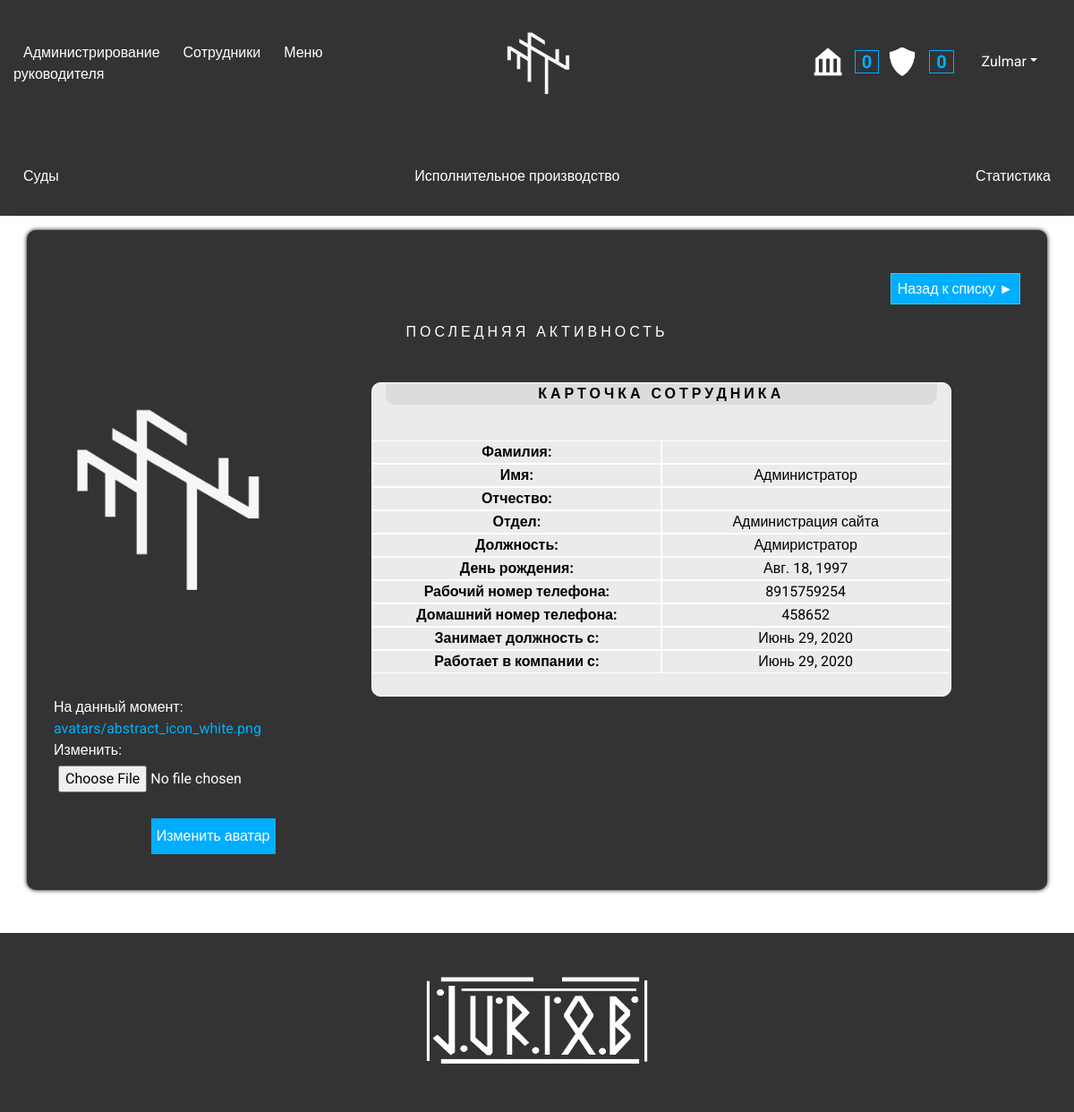
Page /profiles/2/ (signed in) on the committed database.
### profiles/models.py (models this page shows, shortened)
class Profiles(models.Model):
    user = models.OneToOneField(User, on_delete=models.CASCADE)
    surname = models.CharField(max_length=100, blank=True)
    name = models.CharField(max_length=100, blank=True, default = "Новый пользователь, добавьте информацию в профиль")
    fathers_name = models.CharField(max_length=100, blank=True)
    birthday = models.DateField(blank=True, null = True)
    icq = models.CharField(max_length=30, blank=True)
    skype = models.CharField(max_length=30, blank=True)
    phone_number_job = models.CharField(max_length=30, blank=True, null = True)
    phone_number_home = models.CharField(max_length=30, blank=True, null = True)
    position = models.ForeignKey(Position, on_delete = models.CASCADE, null = True)
    position_date = models.DateField(blank=True, null = True)
    work_is_date = models.DateField(blank=True, null = True)
    department = models.ForeignKey(Department, on_delete = models.CASCADE, null = True)
    avatar = models.ImageField(upload_to='avatars', default = None)
    is_online = models.BooleanField(default=False)
    only_their_courts = models.BooleanField(default=False)
    courts_common_jurisdiction = models.BooleanField(default=False)

class Department(models.Model):
    department = models.CharField(max_length=70, blank=True)
    def __str__(self):
        return self.department

class Position(models.Model):
    position = models.CharField(max_length=70, blank=True, null = True)
    def __str__(self):
        return self.position

### profiles/views.py (the view)
@permission_required('profiles.view_profiles')
def profile_detail(request, pk):
    if request.user.is_authenticated:
        profile = get_object_or_404(Profiles, pk=pk)
        user_activity = OnlineUserActivity.objects.get(user_id=profile.user.id)
        if request.method == "POST":
            form = ProfileForm(request.POST, request.FILES, instance=profile)
            if form.is_valid():
                form = form.save(commit=False)
                profile.save()
                return redirect(profile_detail, pk)
        else:
            form = ProfileForm(instance=profile)
        courts_read_count = Courts.objects.filter(Q(arhive=False) & Q(is_complete=True))
        execution_read_count = Executions.objects.filter(arhive=False)
        try:
            supervisor = Supervisor.objects.get(court_author_vision=True)
            if supervisor.court_author_vision == True:
                courts_read_count = Courts.objects.filter(
                    Q(author=request.user) | Q(responsible=request.user) | Q(observer=request.user) & (Q(arhive=False) & Q(is_complete=True)))
        except ObjectDoesNotExist:
            courts_read_count = Courts.objects.filter(Q(arhive=False) & Q(is_complete=True))
        if request.user.is_staff | request.user.is_superuser:
            courts_read_count = Courts.objects.filter(Q(arhive=False) & Q(is_complete=True))
        unread_courts_count = 0
        for court_obj in courts_read_count:
            for user_court_item in court_obj.read_court_users.all():
                if user_court_item == request.user:
                    unread_courts_count = unread_courts_count + 1
        try:
            supervisor = Supervisor.objects.get(ex_author_vision=True)
            if supervisor.ex_author_vision == True:
                execution_read_count = Executions.objects.filter(
                    Q(author=request.user) | Q(responsible=request.user) | Q(observer=request.user) & Q(
                        arhive=False))
        except ObjectDoesNotExist:
            execution_read_count = Executions.objects.filter(arhive=False)
        if request.user.is_staff | request.user.is_superuser:
            execution_read_count = Executions.objects.filter(arhive=False)
        unread_executions_count = 0
        for ex_obj in execution_read_count:
            for user_ex_item in ex_obj.read_execution_users.all():
                if user_ex_item == request.user:
                    unread_executions_count = unread_executions_count + 1
        template = 'profiles/profile_detail.html'
        context = {
            'profile': profile,
            'form': form,
            'user_activity':user_activity,
            'unread_executions_count': unread_executions_count,
            'unread_courts_count': unread_courts_count,
        }
        return render(request, template, context)
    return redirect('login_page')

### profiles/forms.py
class ProfileForm(ModelForm):
    class Meta:
        model = Profiles
        fields = ('avatar',)

### profiles/templates/profiles/profile_detail.html (shortened to what this page needs)
{% extends 'mainpage/base.html' %}
{% block content %}
<div class="container dark_block_bg br_10 padding_10">
	<br >
	<div align="right"><a class="block_like_link_btn_blue" href="{% url 'profiles' %}">Назад к списку &#9658;</a></div>
	<br >
	<div class="block_name" align="center">Последняя активность {{ user_activity.last_activity }}</div>
	<br >
	<div class="row">
		<div class="col-lg-3">
			<div class="user_card_avatar" align="center"><img class="profile-ava-detail" height="250px" width="250px" src="{{ profile.avatar.url }}"></div>
		</div>
		<div class="col-lg-1"></div>
		<div class="col-lg-7 user_card_block">
			<p class="block_name user_card_header" align="center"><strong>Карточка сотрудника</strong></p>
			<br />
			<div class="row">
				<div align="" class="col-lg-6 user_card_field">
					<b>Фамилия:</b>
				</div>
				<div align="" class="col-lg-6 user_card_field">
				</div>
			</div>
			<div class="row">
				<div align="" class="col-lg-6 user_card_field">
					<b>Имя:</b>
				</div>
				<div align="" class="col-lg-6 user_card_field">
					{{ profile.name }}
				</div>
			</div>
			<div class="row">
				<div align="" class="col-lg-6 user_card_field">
					<b>Отчество:</b>
				</div>
				<div align="" class="col-lg-6 user_card_field">
				</div>
			</div>
			<div class="row">
				<div align="" class="col-lg-6 user_card_field">
					<b>Отдел:</b>
				</div>
				<div align="" class="col-lg-6 user_card_field">
					{{ profile.department }}
				</div>
			</div>
			<div class="row">
				<div align="" class="col-lg-6 user_card_field">
					<b>Должность:</b>
				</div>
				<div align="" class="col-lg-6 user_card_field">
					{{ profile.position }}
				</div>
			</div>
			<div class="row">
				<div align="" class="col-lg-6 user_card_field">
					<b>День рождения:</b>
				</div>
				<div align="" class="col-lg-6 user_card_field">
					{{ profile.birthday }}
				</div>
			</div>
			<div class="row">
				<div align="" class="col-lg-6 user_card_field">
					<b>Рабочий номер телефона:</b>
				</div>
				<div align="" class="col-lg-6 user_card_field">
					{{ profile.phone_number_job }}
				</div>
			</div>
			<div class="row">
				<div align="" class="col-lg-6 user_card_field">
					<b>Домашний номер телефона:</b>
				</div>
				<div align="" class="col-lg-6 user_card_field">
					{{ profile.phone_number_home }}
				</div>
			</div>
			<div class="row">
				<div align="" class="col-lg-6 user_card_field">
					<b>Занимает должность с:</b>
				</div>
				<div align="" class="col-lg-6 user_card_field">
					{{ profile.position_date }}
				</div>
			</div>
			<div class="row">
				<div align="" class="col-lg-6 user_card_field">
					<b>Работает в компании с:</b>
				</div>
				<div align="" class="col-lg-6 user_card_field">
					{{ profile.work_is_date }}
				</div>
			</div>
			<div class="col-lg-1"></div>
			<br />
		</div>
	</div>
	{% if profile.user == request.user %}
	<form  enctype="multipart/form-data" method="POST" class="">{% csrf_token %}
	<div class="row">
		<div align="left" class="col-lg-3">
			<div class="form_comment_block">
				<div  class="">
					{{ form.avatar }}
				</div>
				<br >
				<div class="text-right"><button type="submit"  class="common_link_btn">Изменить аватар</button></div>
			</div>
		</div>
		<div class="col-lg-7">
		</div>
	</div>
	</form>
	{% endif %}
</div>
{% endblock %}

### mainpage/templates/mainpage/base.html (shortened to what this page needs)
{% load static %}
<!DOCTYPE html>
<html>
<head>
	<link rel="stylesheet" href="https://stackpath.bootstrapcdn.com/bootstrap/4.5.2/css/bootstrap.min.css">
	<link rel="stylesheet" href="https://maxcdn.bootstrapcdn.com/bootstrap/4.0.0/css/bootstrap.min.css">
	<link type="text/css" rel="stylesheet" href="{% static 'css/style.css' %}">
</head>
<body>
{% if user.is_authenticated %}
	 <div class="container-fluid navbar_block">
  <header class="blog-header py-3">
    <div class="row flex-nowrap justify-content-between align-items-center">
      <div class="col-4 pt-1">
        <a class="p-2 navbarlink" href="{% url 'admin:index' %}">Администрирование</a>
	  	<a class="p-2 navbarlink" href="{% url 'profiles' %}">Сотрудники</a>
		{% if request.user.is_staff and user.is_authenticated %}
      	<a class="p-2 navbarlink" href="{% url 'supervisor' %}">Меню руководителя</a>
		{% endif %}
      </div>
      <div class="col-4 text-center">
        <a class="blog-header-logo text-white
	" href="{% url 'mainpage' %}"><img alt="Суды" class="margin_10 logo_container" src="{{ MEDIA_URL }}/icons/abstract_icon_white.png" height="80px" width="80px"/></a>
	  </div>
      <div class="col-4 d-flex justify-content-end align-items-center">
		  <a href="{% url 'court' %}"><img alt="Суды" class="margin_5" src="{{ MEDIA_URL }}/icons/court_house_white.png" height="32px" width="32px"/> <span class="notification_counter margin_5">{{ unread_courts_count }}</span></a>
		  <a href="{% url 'executions' %}"><img alt="И.производства" class="margin_5" src="{{ MEDIA_URL }}/icons/shield_white.png" height="32px" width="32px"/> <span class="notification_counter margin_5">{{ unread_executions_count }}</span></a>
       {% if user.is_authenticated %}
			<div class="tabs" id="tabs">
            <div class="tab" id="tab_2">
				<a class="nav-link dropdown-toggle margin_10" href="http://example.com"  data-toggle="dropdown" aria-haspopup="true" aria-expanded="false">{{ request.user }}</a>
			</div>
			</div>
			{% else %}
			<div><a class="float-right nav-link" href="{% url 'login_page' %}"><strong>Войти</strong></a></div>
			{% endif %}
      </div>
    </div>
  </header>
<hr />
  <div class="nav-scroller py-1 mb-2">
    <nav class="nav d-flex justify-content-between">
      <a class="p-2 navbarlink" href="{% url 'court' %}">Суды</a>
      <a class="p-2 navbarlink" href="{% url 'executions' %}">Исполнительное производство</a>
	  <a class="p-2 navbarlink" href="{% url 'all_statistic' %}">Статистика</a>
    </nav>
  </div>
<hr />
</div>
{% endif %}
	{% block content %}
    {% endblock content %}
{% if user.is_authenticated %}
	{% include 'mainpage/footer.html' %}
{% endif %}
</body>
</html>

### static/static_dev/css/style.css (style rules this page uses)
* { font-family: 'Roboto', sans-serif; }
a { text-decoration:none !important; color:#00aeff; }
input { outline:none; margin:5px; }
.navbar_block { background:#333; }
.navbarlink { color:white; border: 3px solid transparent; transition: 300ms,background-color 50ms,border-color 300ms; }
.common_link_btn { border:none !important; height:40px; background:#00aeff; transition: 200ms,background-color 200ms,border-color 200ms; border: solid 1px #33ccff; color:white; margin-bottom:10px; outline:none !important; }
.block_like_link_btn_blue { border:none; color:white; background:#00aeff; transition: 200ms,background-color 200ms,border-color 200ms; border: solid 1px #33ccff; text-decoration:none; padding:7px; }
.dark_block_bg { background:#333; color:white; padding:15px; position:relative; min-height:300px; z-index:10; box-shadow: 0 0 5px black; }
.br_10 { border-radius:10px; }
.user_card_avatar { margin-top:20px; }
.user_card_block { border: 1px solid #ffffff; background:#eaebec; color:black; margin-top:20px; border-radius:10px; text-align:center; }
.user_card_header { background:#dcdcdc; border-radius:0px 0px 10px 10px; }
.user_card_field { border: 1px solid #ffffff; }
.logo_container { height:85px; width:85px; transition: 0.5s; }
.block_name { letter-spacing:4px; text-transform:uppercase; }
.padding_10 { padding:30px; }
.notification_counter { font-weight:bold; font-size:20px; border:solid 1px; padding-left:7px; padding-right:7px; position:relative; top:3px; }
.margin_10 { margin:10px; }
.margin_5 { margin:5px; }
input { outline:none; }
.dropdown-toggle { color:white !important; }

### rows in the picture
Profiles: avatar (picture), name "Администратор", department "Администрация сайта", position "Адмиристратор", birthday "Авг. 18, 1997", phone_number_job "8915759254", phone_number_home "458652", position_date "Июнь 29, 2020", work_is_date "Июнь 29, 2020"

### other values in the picture
{{ unread_courts_count }} "0"
{{ unread_executions_count }} "0"
{{ request.user }} "Zulmar"
